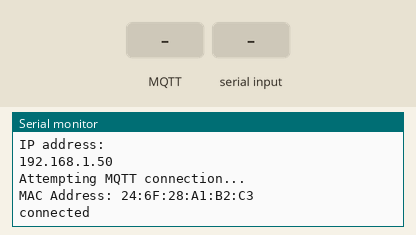
Bench run of a sketch on a simulated ESP8266 (NodeMCU). Shown: the last lines printed to the serial monitor. The test bench sets the inputs (shaded band). WiFi joins after 1.5 s; servers stay silent unless stated; no MQTT or app messages arrive unless stated.

Above: at 2.7 s.
2.8 s: MQTT message "On" arrives on the first subscribed topic
At 3.2 s:
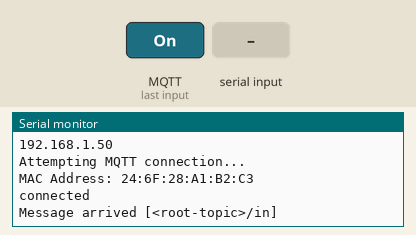
4.3 s: "On" received over the second serial link
At 5.5 s:
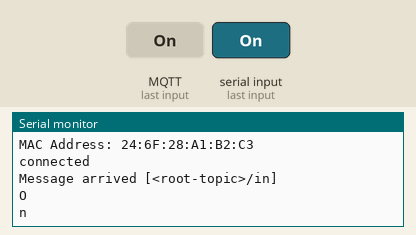
5.8 s: "1" received over the second serial link
At 6.6 s:
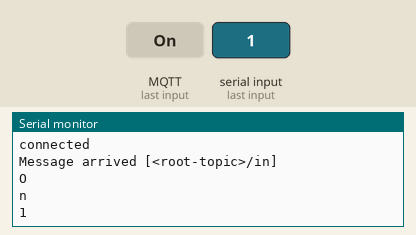

Measured:
- after the input at 2.8 s, the serial monitor: prints a new line at once (image 1)
- after the input at 4.3 s, the serial monitor: prints a new line at once (image 2)
- after the input at 5.8 s, the serial monitor: prints a new line at once (image 3)

The sketch:

softwareSerial.ino
```cpp
#include <SoftwareSerial.h>
#include <ESP8266WiFi.h>
#include <PubSubClient.h>

#ifndef STASSID
#define STASSID "SSID"
#define STAPSK  "SSID-PASS"
#endif
const char* ssid     = STASSID;
const char* password = STAPSK;
int toggle = 0;
IPAddress ip(192, 168, 0, 10);
IPAddress gateway(192, 168, 0, 1);
IPAddress subnet(255, 255, 255, 0);
IPAddress server(192, 168, 0, 20);
WiFiClient espClient;
PubSubClient client(espClient);
const byte rxPin = D6;
const byte txPin = D5;
char incomingByte[8];
int sCount = 7;
const char* outTopic = "<root-topic>/out";
const char* inTopic = "<root-topic>/in";
// set up a new serial object
SoftwareSerial mySerial (txPin, rxPin);
/*
 * Start Software Serial
 */

void serialSetup(){
  Serial.begin(9600);
  mySerial.begin(2400);
}

void serialValue(){
  if(mySerial.available() > 0){
    unsigned long c = mySerial.read();
    incomingByte[sCount] = (char)c;
    Serial.println((char)c);
    if(sCount == 0){
      // publish value
      Serial.println(incomingByte);
      client.publish(outTopic, incomingByte);
      Serial.println("=======================================================");
      sCount = 7;
    }else{
      sCount--;
    }
  }
}
/*
 * End Software Serial
 */

/*
 * Start Wifi & PubSub
 */


void reconnect() {
  // Loop until we're reconnected
  while (!client.connected()) {

    Serial.print("Attempting MQTT connection...");
    // Create a random client ID
    String clientId = WiFi.macAddress();

    Serial.println();
    Serial.print("MAC Address: ");
    Serial.println(clientId);
    // Attempt to connect
    if (client.connect(clientId.c_str())) {
      Serial.println("connected");
      // Once connected, publish an announcement...
//      char* msg = {clientId.c_str(), " Connected"};
      client.publish(outTopic, "connected");
      // ... and resubscribe
      client.subscribe(inTopic);
    } else {
      Serial.print("failed, rc=");
      Serial.print(client.state());
      Serial.println(" try again in 5 seconds");
      // Wait 5 seconds before retrying
      delay(5000);
    }
  }
}


void setupWifi(){
    Serial.println();
    Serial.println();
    Serial.print("Connecting to ");
    Serial.println(ssid);

  /* Explicitly set the ESP8266 to be a WiFi-client, otherwise, it by default,
     would try to act as both a client and an access-point and could cause
     network-issues with your other WiFi-devices on your WiFi-network. */
    WiFi.mode(WIFI_STA);
//    WiFi.config(ip, gateway, subnet);
    WiFi.begin(ssid, password);

    while (WiFi.status() != WL_CONNECTED) {
      delay(500);
      Serial.print(".");
    }

    Serial.println("");
    Serial.println("WiFi connected");
    Serial.println("IP address: ");
    Serial.println(WiFi.localIP());

}

void callback(char* topic, byte* payload, unsigned int length) {
  char str[length];
  Serial.print("Message arrived [");
  Serial.print(topic);
  Serial.print("] ");
  for(int i = 0; i < length; i++){
    str[i] = (char)payload[i];
  }
  if(strcmp(str, "On") == 0){
    toggle = 1;
  }else{
    toggle = 0;
  }
  Serial.println();
}
 /*
 * End Wifi & PubSub
 */


void setup() {
  // put your setup code here, to run once:
    serialSetup();
    setupWifi();
    client.setServer(server, 1883);
    client.setCallback(callback);

}

void loop() {
  // put your main code here, to run repeatedly:
  if (!client.connected()) {
    reconnect();
  }
  client.loop();
  if(toggle == 1){
    serialValue();
//    delay(100);
  }
}
```
